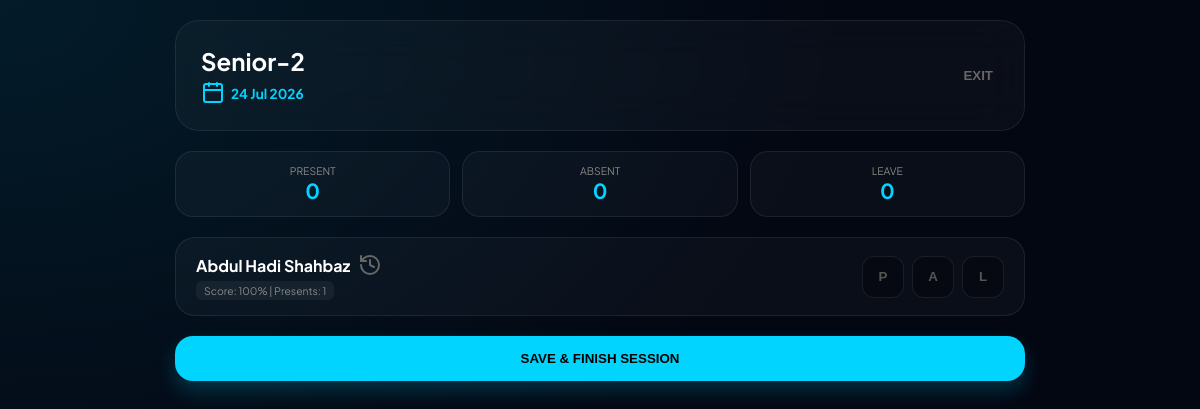
Screenshot of /manage_attendance.php?class=Senior-2 (signed in) with the database file from the repository.
### tables this page shows
CREATE TABLE `students` (
  `stu_enrollment_number` varchar(255) NOT NULL,
  `stu_name` varchar(50) NOT NULL,
  `stu_father_name` varchar(255) DEFAULT NULL,
  `stu_father_designation` varchar(255) DEFAULT NULL,
  `stu_contact` varchar(20) DEFAULT NULL,
  `password` varchar(255) DEFAULT '12345',
  `stu_wing` varchar(100) DEFAULT NULL,
  `fee_category` varchar(50) DEFAULT NULL,
  `stu_marks_status` varchar(20) NOT NULL,
  `stu_attendance` varchar(20) NOT NULL,
  `stu_fee_status` enum('Paid','Unpaid') NOT NULL DEFAULT 'Unpaid',
  `stu_result_pdf` varchar(255) DEFAULT NULL,
  `stu_email` varchar(100) DEFAULT NULL,
  `stu_cnic` varchar(20) DEFAULT NULL,
  `stu_religion` varchar(50) DEFAULT NULL,
  `stu_class` varchar(50) DEFAULT NULL,
  `father_cnic` varchar(20) DEFAULT NULL,
  `father_occupation` varchar(100) DEFAULT NULL,
  `father_contact` varchar(20) DEFAULT NULL,
  `mother_name` varchar(100) DEFAULT NULL,
  `mother_cnic` varchar(20) DEFAULT NULL,
  `mother_occupation` varchar(100) DEFAULT NULL,
  `mother_contact` varchar(20) DEFAULT NULL,
  `residential_address` text DEFAULT NULL,
  `blood_group` varchar(5) DEFAULT NULL,
  `date_of_birth` date DEFAULT NULL,
  `stu_photo` varchar(255) DEFAULT 'default.png'
);

### manage_attendance.php (the view, shortened to what this page needs)
<?php
$host = "localhost"; $user = "root"; $password = ""; $dbname = "students_DB";
try {
    $conn = new PDO("mysql:host=$host;dbname=$dbname", $user, $password);
    $conn->setAttribute(PDO::ATTR_ERRMODE, PDO::ERRMODE_EXCEPTION);
} catch(PDOException $e) { die("Database Connection Fail"); }
$selected_class = $_GET['class'] ?? '';
$today = date('Y-m-d');
$display_date = date('d M Y');
$stmt = $conn->prepare("
    SELECT s.stu_name, s.stu_enrollment_number,
    (SELECT COUNT(*) FROM attendance WHERE student_id = s.stu_enrollment_number AND status = 'Present') as total_presents,
    (SELECT COUNT(*) FROM attendance WHERE student_id = s.stu_enrollment_number) as total_days
    FROM students s
    WHERE s.stu_class = ?
    ORDER BY s.stu_name ASC
");
$stmt->execute([$selected_class]);
$students = $stmt->fetchAll(PDO::FETCH_ASSOC);
$att_stmt = $conn->prepare("SELECT student_id, status FROM attendance WHERE attendance_date = ?");
$att_stmt->execute([$today]);
$today_records = $att_stmt->fetchAll(PDO::FETCH_KEY_PAIR);
$stats = array_count_values($today_records);
?>
<!DOCTYPE html>
<html lang="en">
<head>
</head>
<body>
<div class="container">
    <div class="master-header">
        <div>
            <h1 style="margin:0; font-size:1.5rem;"><?php echo htmlspecialchars($selected_class); ?></h1>
            <div class="date-box"><i data-lucide="calendar" size="14"></i> <?php echo $display_date; ?></div>
        </div>
        <button onclick="location.href='teacher_dashboard.php'" style="background:none; border:none; color:#666; cursor:pointer; font-weight:700;">EXIT</button>
    </div>
    <div class="stats-grid">
        <div class="stat-card"><span>Present</span><b id="c-p"><?php echo $stats['Present'] ?? 0; ?></b></div>
        <div class="stat-card"><span>Absent</span><b id="c-a"><?php echo $stats['Absent'] ?? 0; ?></b></div>
        <div class="stat-card"><span>Leave</span><b id="c-l"><?php echo $stats['Leave'] ?? 0; ?></b></div>
    </div>
    <div class="list">
        <?php foreach($students as $s):
            $enroll = $s['stu_enrollment_number'];
            $current = $today_records[$enroll] ?? '';
            $perc = ($s['total_days'] > 0) ? round(($s['total_presents'] / $s['total_days']) * 100) : 0;
        ?>
        <div class="stu-row">
            <div>
                <div style="display:flex; align-items:center;">
                    <span style="font-weight:700;"><?php echo htmlspecialchars($s['stu_name']); ?></span>
                    <i data-lucide="history" class="history-btn" size="14" onclick="openHistory('<?php echo $enroll; ?>', '<?php echo addslashes($s['stu_name']); ?>')"></i>
                </div>
                <div class="perc-badge">Score: <?php echo $perc; ?>% | Presents: <?php echo $s['total_presents']; ?></div>
            </div>
            <div class="action-group">
                <button class="mark-btn btn-p <?php echo ($current == 'Present') ? 'active-p' : ''; ?>" onclick="mark('<?php echo $enroll; ?>', 'Present', this)">P</button>
                <button class="mark-btn btn-a <?php echo ($current == 'Absent') ? 'active-a' : ''; ?>" onclick="mark('<?php echo $enroll; ?>', 'Absent', this)">A</button>
                <button class="mark-btn btn-l <?php echo ($current == 'Leave') ? 'active-l' : ''; ?>" onclick="mark('<?php echo $enroll; ?>', 'Leave', this)">L</button>
            </div>
        </div>
        <?php endforeach; ?>
    </div>
    <button class="finish-btn" onclick="location.href='teacher_dashboard.php'">SAVE & FINISH SESSION</button>
</div>
</body>
</html>

### manage_attendance.php (style rules this page uses)
:root { --primary: #00d4ff; --present: #00ff88; --absent: #ff4d4d; --leave: #f39c12; --bg: #030712; --card: rgba(255, 255, 255, 0.03); --border: rgba(255, 255, 255, 0.08); }
body { background: var(--bg); color: white; font-family: 'Plus Jakarta Sans', sans-serif; margin: 0; padding: 20px; min-height: 100vh; background-image: radial-gradient(at 0% 0%, rgba(0, 212, 255, 0.1) 0px, transparent 50%); }
.container { max-width: 850px; margin: auto; }
.master-header { background: var(--card); border: 1px solid var(--border); backdrop-filter: blur(20px); padding: 25px; border-radius: 24px; margin-bottom: 20px; display: flex; justify-content: space-between; align-items: center; }
.date-box { color: var(--primary); font-weight: 700; font-size: 0.85rem; display: flex; align-items: center; gap: 6px; margin-top: 5px; }
.stats-grid { display: grid; grid-template-columns: repeat(3, 1fr); gap: 12px; margin-bottom: 20px; }
.stat-card { background: var(--card); border: 1px solid var(--border); padding: 12px; border-radius: 18px; text-align: center; }
.stat-card span { display: block; font-size: 0.65rem; color: #888; text-transform: uppercase; }
.stat-card b { font-size: 1.3rem; color: var(--primary); }
.stu-row { background: var(--card); border: 1px solid var(--border); padding: 15px 20px; border-radius: 20px; margin-bottom: 10px; display: flex; justify-content: space-between; align-items: center; transition: 0.3s; }
.history-btn { cursor: pointer; color: #666; transition: 0.3s; margin-left: 8px; }
.perc-badge { font-size: 0.65rem; background: rgba(255,255,255,0.05); padding: 3px 8px; border-radius: 6px; color: #888; margin-top: 4px; display: inline-block; }
.action-group { display: flex; gap: 8px; }
.mark-btn { width: 42px; height: 42px; border-radius: 12px; border: 1px solid var(--border); background: rgba(0,0,0,0.3); color: #555; cursor: pointer; font-weight: 800; transition: 0.2s; }
.finish-btn { background: var(--primary); color: #000; padding: 15px; border-radius: 18px; width: 100%; border: none; font-weight: 800; cursor: pointer; margin-top: 10px; box-shadow: 0 10px 20px rgba(0, 212, 255, 0.2); }

### rows the page displays
students: stu_name "Abdul Hadi Shahbaz", perc "100", total_presents "1"

### other values shown
$selected_class "Senior-2"
$stats['Present'] "0"
$stats['Absent'] "0"
$stats['Leave'] "0"
